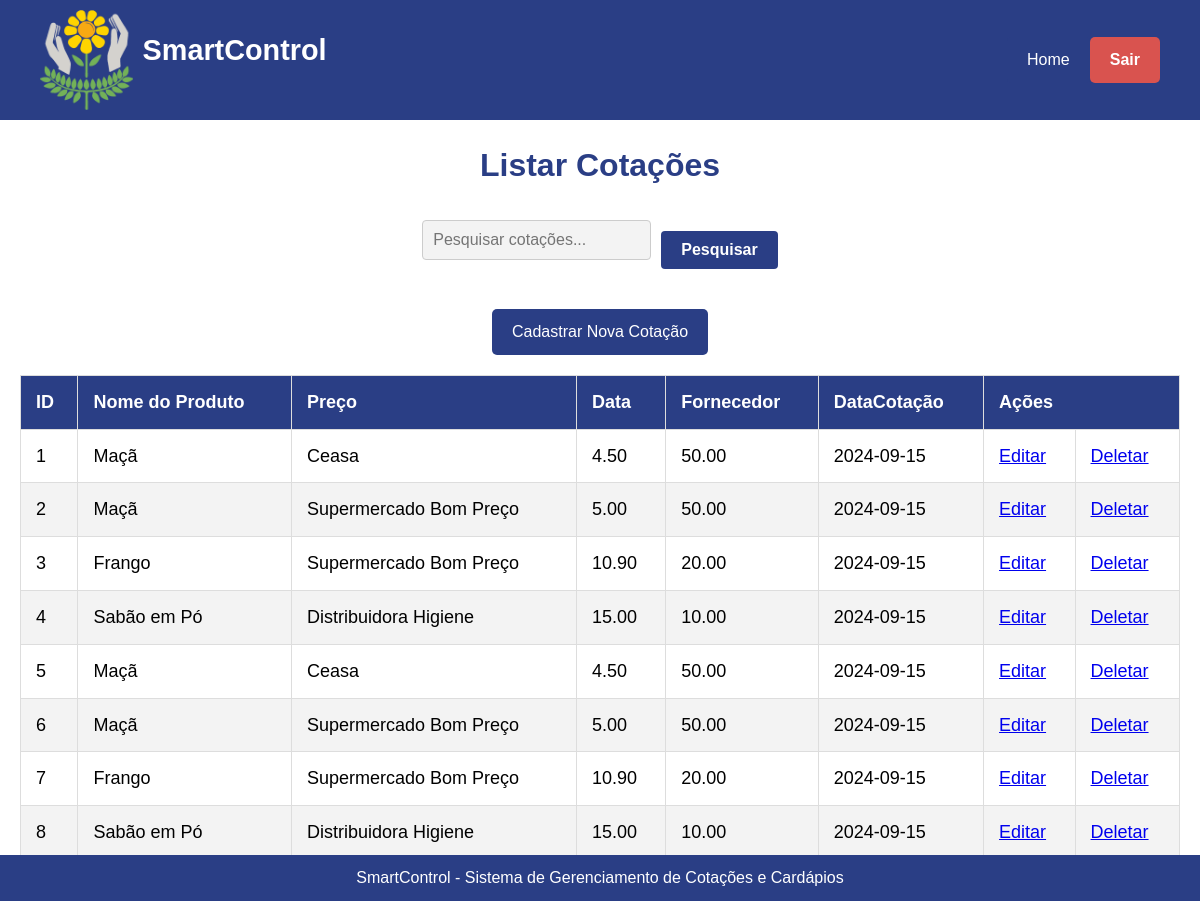
The app's page /assets/view/pages/cotacoes/listarCotacoes/listarCotacoes.php with its own data.
### tables this page shows
CREATE TABLE `cotas` (
  `id` int(11) NOT NULL,
  `produto_id` int(11) NOT NULL,
  `fornecedor_id` int(11) NOT NULL,
  `preco_unitario` decimal(10,2) NOT NULL,
  `quantidade` decimal(10,2) NOT NULL,
  `data_cotacao` date NOT NULL
);

CREATE TABLE `produtos` (
  `id` int(11) NOT NULL,
  `nome` varchar(100) NOT NULL,
  `categoria` varchar(100) DEFAULT NULL,
  `unidade_medida` enum('CX','UN','KG','MC','SC','BDJ','CBÇ') NOT NULL,
  `data_criacao` timestamp NOT NULL DEFAULT current_timestamp()
);

CREATE TABLE `fornecedores` (
  `id` int(11) NOT NULL,
  `nome` varchar(100) NOT NULL,
  `endereco` varchar(255) DEFAULT NULL,
  `telefone` varchar(15) DEFAULT NULL,
  `whatsapp` varchar(15) DEFAULT NULL,
  `email` varchar(100) DEFAULT NULL,
  `ramo_atuacao` varchar(100) DEFAULT NULL,
  `data_criacao` timestamp NOT NULL DEFAULT current_timestamp()
);

### assets/model/pdo/DataBase.php (called while the page is built, shortened)
<?php
class Database {
    private $host = 'localhost';
    private $dbname = 'sistema_apae';
    private $username = 'root';
    private $password = '';
    public $conn;
    public function __construct()
    {
        try {
            $this->conn = new PDO("mysql:host=$this->host;dbname=$this->dbname", $this->username, $this->password);
            $this->conn->setAttribute(PDO::ATTR_ERRMODE, PDO::ERRMODE_EXCEPTION);
        } catch (PDOException $exception) {
            echo "Erro na conexão: " . $exception->getMessage();
        }
    }
    public function read($table, $columns = "*", $id = null) {
        $sql = "SELECT $columns FROM $table";
        try {
            $stmt = $this->conn->prepare($sql);
            $stmt->execute();
            return $stmt->fetchAll(PDO::FETCH_ASSOC);
        } catch (PDOException $exception) {
            echo "Erro ao ler: " . $exception->getMessage();
            return false;
        }
    }
}
?>

### assets/controller/cotacaoController.php (called while the page is built, shortened)
<?php
require_once __DIR__ . '/../model/pdo/DataBase.php';
require_once __DIR__ . '/../model/Cotas.php';
class ControladorCotacao {
    private $bd;
    public function __construct() {
        $this->bd = new Database();
    }
    public function verCotas() {
        $todasCotas = $this->bd->read("cotas");
        $arr = [];
        foreach($todasCotas as $cota) {
            $novaCota = new Cota($cota['id'], $cota['produto_id'], $cota['fornecedor_id'], $cota['preco_unitario'], $cota['quantidade'], $cota['data_cotacao']);
            $arr[] = $novaCota;
        }
        return $arr;
    }
}
?>

### assets/model/Cotas.php (called while the page is built, shortened)
<?php
class Cota {
    private $id;
    private $produtoId;
    private $fornecedorId;
    private $precoUnitario;
    private $quantidade;
    private $dataCotacao;
    public function __construct($id, $produtoId, $fornecedorId, $precoUnitario, $quantidade, $dataCotacao) {
        $this->id = $id;
        $this->produtoId = $produtoId;
        $this->fornecedorId = $fornecedorId;
        $this->precoUnitario = $precoUnitario;
        $this->quantidade = $quantidade;
        $this->dataCotacao = $dataCotacao;
    }
    public function getId() {
        return $this->id;
    }
    public function getProdutoId() {
        return $this->produtoId;
    }
    public function getFornecedorId() {
        return $this->fornecedorId;
    }
    public function getPrecoUnitario() {
        return $this->precoUnitario;
    }
    public function getQuantidade() {
        return $this->quantidade;
    }
    public function getDataCotacao() {
        return $this->dataCotacao;
    }
}
?>

### assets/controller/produtoController.php (called while the page is built, shortened)
<?php
require_once __DIR__ . '/../model/pdo/DataBase.php';
require_once __DIR__ .'/../model/produto.php';
class ControladorProdutos{
    private $bd;
    public function __construct() {
        $this->bd = new Database();
    }
    public function verProdutos(){
        $todosProdutos = $this->bd->read("produtos");
        $arr = [];
        foreach($todosProdutos as $produto){
            $novoProduto = new Produto($produto['id'], $produto['nome'], $produto['categoria'], $produto['unidade_medida'], $produto['data_criacao']);
            $arr[] = $novoProduto;
        }
        return $arr;
    }
}
?>

### assets/model/Produto.php (called while the page is built, shortened)
<?php
class Produto {
    private $id;
    private $nome;
    public function __construct($id, $nome, $categoria, $un, $dt_criacao) {
        $this->id = $id;
        $this->nome = $nome;
    }
    public function getId() {
        return $this->id;
    }
    public function getNome() {
        return $this->nome;
    }
}
?>

### assets/controller/fornecedorController.php (called while the page is built, shortened)
<?php
require_once __DIR__ . '/../model/pdo/DataBase.php';
require_once __DIR__ . '/../model/Fornecedor.php';
class ControladorFornecedor{
    private $bd;
    public function __construct() {
        $this->bd = new Database();
    }
    public function verFornecedor(){
        $todosFornecedores = $this->bd->read("fornecedores");
        $arr = [];
        foreach($todosFornecedores as $fornecedor){
            $novoFornecedor = new Fornecedor($fornecedor['id'], $fornecedor['nome'],$fornecedor['endereco'], $fornecedor['telefone'], $fornecedor['whatsapp'], $fornecedor['email'], $fornecedor['ramo_atuacao'], $fornecedor['data_criacao']);
            $arr[] = $novoFornecedor;
        }
        return $arr;
    }
}
?>

### assets/model/Fornecedor.php (called while the page is built, shortened)
<?php
class Fornecedor {
    private $id;
    private $nome;
    public function __construct($id, $nome, $endereco, $telefone, $whatsapp, $email, $ramo_atuacao, $data_criacao) {
        $this->id = $id;
        $this->nome = $nome;
    }
    public function getId() {
        return $this->id;
    }
    public function getNome() {
        return $this->nome;
    }
}
?>

### assets/view/pages/cotacoes/listarCotacoes/listarCotacoes.php (the view, shortened to what this page needs)
<?php
require_once __DIR__ . '/../../../../controller/cotacaoController.php';
require_once __DIR__ . '/../../../../controller/produtoController.php';
require_once __DIR__ . '/../../../../controller/fornecedorController.php';
$controladorCotacao = new ControladorCotacao();
$controladorProduto = new ControladorProdutos();
$controladorFornecedor = new ControladorFornecedor();
$cotas = $controladorCotacao->verCotas();
?>
<!DOCTYPE html>
<html lang="pt-BR">
<head>
    <link rel="stylesheet" href="../style.css">
</head>
<body>
<header>
    <section class="header-container">
        <section class="logo-container">
            <img src="../../../../../src/logo_sem_fundo.png" alt="Logo do SmartControl" class="logo">
            <h1 class="system-name">SmartControl</h1>
        </section>
        <section class="user-info">
            <a href="../../principal.php" class="home-btn">Home</a>
            <a href="logout.php" class="logout-btn">Sair</a>
        </section>
    </section>
</header>
    <main>
        <h1>Listar Cotações</h1>
        <section class="search">
        <input type="text" name="search" placeholder="Pesquisar cotações...">
        <button type="submit">Pesquisar</button>
    </section>
    <section class="add-quote">
        <a href="../cadastrarCotacoes/cadCotacoes.php" class="add-quote-btn">Cadastrar Nova Cotação</a>
    </section>
    <table>
        <thead>
            <tr>
                <th>ID</th>
                <th>Nome do Produto</th>
                <th>Preço</th>
                <th>Data</th>
                <th>Fornecedor</th>
                <th>DataCotação</th>
                <th colspan="2">Ações</th>
            </tr>
        </thead>
        <tbody>
        <?php
            foreach ($cotas as $cotacao) {
                echo "<tr>";
                echo "<td>{$cotacao->getId()}</td>";
                foreach ($controladorProduto->verProdutos() as $produto) {
                    if($cotacao->getProdutoId() == $produto->getId()){
                        echo "<td>{$produto->getNome()}</td>";
                    }
                }
                foreach ($controladorFornecedor->verFornecedor() as $fornecedor) {
                    if($cotacao->getFornecedorId() == $fornecedor->getId()){
                        echo "<td>{$fornecedor->getNome()}</td>";
                    }
                }
                echo "<td>{$cotacao->getPrecoUnitario()}</td>";
                echo "<td>{$cotacao->getQuantidade()}</td>";
                echo "<td>{$cotacao->getDataCotacao()}</td>";
                echo "<td><a href='../editarCotacoes/editCotacoes.php?id={$cotacao->getId()}'>Editar</a></td>";
                echo "<td><a href='../deletarCotacoes/delCotacoes.php?id={$cotacao->getId()}'>Deletar</a></td>";
                echo "</tr>";
            }
            ?>
        </tbody>
    </table>
</main>
<footer>
    <p>SmartControl - Sistema de Gerenciamento de Cotações e Cardápios</p>
</footer>
</body>
</html>

### assets/view/pages/cotacoes/style.css (style rules this page uses)
h1 { color: #2a3e85; text-align: center; margin-bottom: 20px; }
main { display: flex; justify-content: center; align-items: center; flex-direction: column; padding: 20px; }
button { padding: 10px 20px; border: none; border-radius: 4px; background-color: #2a3e85; color: #fff; font-size: 1rem; cursor: pointer; transition: background-color 0.3s ease; }
table { width: 100%; border-collapse: collapse; margin: 20px 0; font-size: 18px; text-align: left; }
table thead tr { background-color: #2a3e85; color: #ffffff; text-align: left; font-weight: bold; }
table th, table td { padding: 12px 15px; border: 1px solid #dddddd; }
table tbody tr { border-bottom: 1px solid #dddddd; }
table tbody tr:nth-of-type(even) { background-color: #f3f3f3; }
table tbody tr:last-of-type { border-bottom: 2px solid #2a3e85; }
.search { display: flex; align-items: center; justify-content: center; margin-bottom: 20px; }
.search input[type="text"] { flex: 1; padding: 10px; margin-right: 10px; border: 1px solid #ccc; border-radius: 4px; max-width: 300px; }
.search button { padding: 10px 20px; border: none; border-radius: 4px; background-color: #2a3e85; color: #fff; font-size: 1rem; cursor: pointer; transition: background-color 0.3s ease; }
.home-btn { padding: 10px 20px; border: none; border-radius: 4px; background-color: #2a3e85; color: #fff; font-size: 1rem; cursor: pointer; text-decoration: none; transition: background-color 0.3s ease; }
.add-quote { margin-top: 20px; text-align: right; }
.add-quote-btn { display: inline-block; padding: 10px 20px; background-color: #2a3e85; color: white; text-decoration: none; border-radius: 5px; transition: background-color 0.3s ease; }
footer { background-color: #2a3e85; color: white; text-align: center; padding: 10px 0; position: fixed; bottom: 0; width: 100%; }

### assets/view/pages/global.css (style rules this page uses)
* { margin: 0; padding: 0; box-sizing: border-box; font-family: 'Arial', sans-serif; }
body { background-color: #ffffff; height: 100vh; display: flex; flex-direction: column; min-height: 100vh; line-height: 1.6; }
header { background-color: #2a3e85; color: #fff; padding: 10px 20px; height: 15%; width: 100%; align-items: center; display: flex; }
.logo-container { display: flex; align-items: center; }
.logo { height: 100px; width: auto; margin-right: 10px; }
.system-name { font-size: 1.8rem; font-weight: bold; color: #ffffff; }
.user-info { display: flex; align-items: center; }
.header-container { width: 100%; padding: 10px 20px; display: flex; align-items: center; justify-content: space-between; }
.logout-btn { background-color: #d9534f; color: white; padding: 10px 20px; text-decoration: none; border-radius: 5px; font-weight: bold; transition: background-color 0.3s ease; }
input, select { width: 86%; padding: 8px; border: none; border-radius: 10px; background-color: #f3f3f3; font-size: 1rem; outline: none; transition: background-color 0.3s ease; }
button { padding: 15px; border: none; border-radius: 10px; background-color: #2a3e85; color: #ffffff; font-size: 1rem; font-weight: bold; cursor: pointer; margin-top: 20px; transition: background-color 0.3s ease; }
footer { text-align: center; padding: 20px; background-color: #2a3e85; color: #fff; width: 100%; position: fixed; bottom: 0; }

### records on screen
cotas: id "1", preco_unitario "4.50", quantidade "50.00", data_cotacao "2024-09-15"
produtos: nome "Maçã"
fornecedores: nome "Ceasa"
cotas: id "2", preco_unitario "5.00", quantidade "50.00", data_cotacao "2024-09-15"
fornecedores: nome "Supermercado Bom Preço"
cotas: id "3", preco_unitario "10.90", quantidade "20.00", data_cotacao "2024-09-15"
produtos: nome "Frango"
cotas: id "4", preco_unitario "15.00", quantidade "10.00", data_cotacao "2024-09-15"
produtos: nome "Sabão em Pó"
fornecedores: nome "Distribuidora Higiene"
cotas: id "5", preco_unitario "4.50", quantidade "50.00", data_cotacao "2024-09-15"
cotas: id "6", preco_unitario "5.00", quantidade "50.00", data_cotacao "2024-09-15"
cotas: id "7", preco_unitario "10.90", quantidade "20.00", data_cotacao "2024-09-15"
cotas: id "8", preco_unitario "15.00", quantidade "10.00", data_cotacao "2024-09-15"
